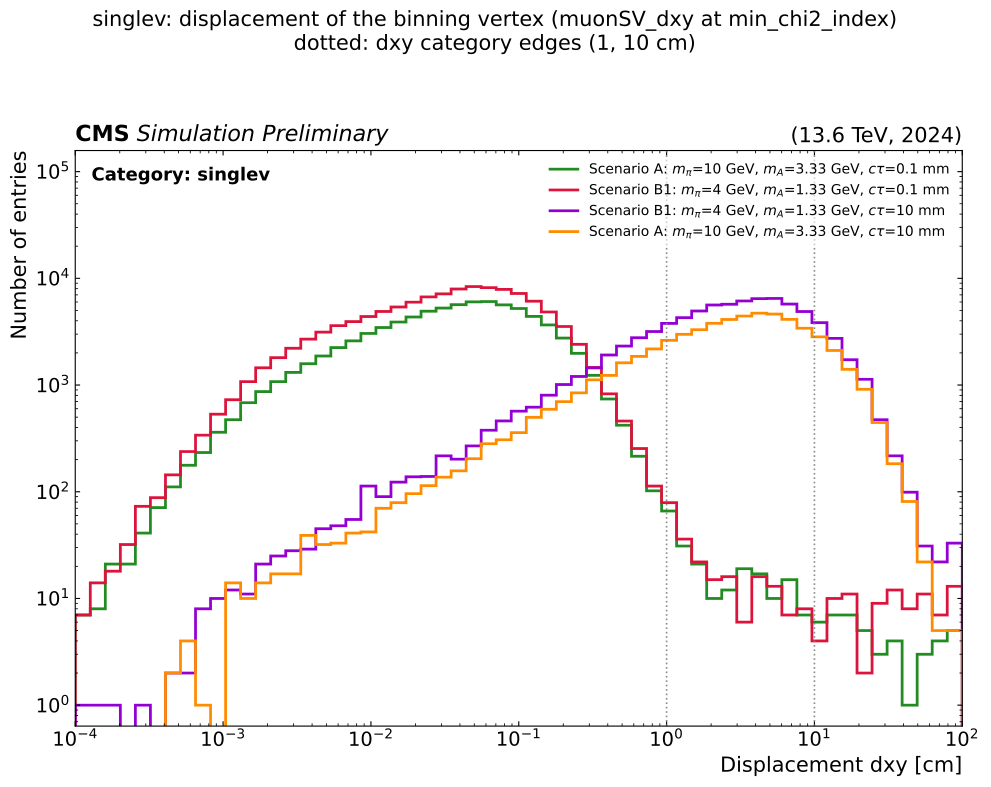

Here is the Python script that generated this plot:
#!/usr/bin/env python3
"""Per-category displacement distributions -- singlev, quadv, multiv (SIGNAL ONLY).

The three analysis groups, each binned on the displacement of its OWN vertex:

  * singlev / multiv : muonSV_dxy at min_chi2_index, exactly as config/legacy_2018.py
    bins them (a single lowest-chi2 neutral dimuon vertex -> singlev, cat_index == 0;
    two or more paired vertices -> multiv). Reproduced by _get_multivertices() /
    match_singlev_multiv(), a faithful port of get_multivertices() from
    modules/muonsv_selection.py.
  * quadv : fourmuonSV_dxy, the four-muon vertex's own displacement, for events with a
    valid "fourmuonSV + 2 consistent muonSV" configuration (ca.match_quadv). This is the
    variable the quadv category is defined on (config/run3_2024.py), so no comparison to
    the 2-muonSV midpoint is made here.

Only events passing the trigger + f_kin_or pre-selection (see compareCategoriesQuadv.py)
enter the plots. Formatting follows the CMS conventions -- see _tools/cmsstyle.py.

Each category gets its OWN set of three pages (the categories are NOT overlaid), nine
pages per PDF. Within a set the signal points are overlaid (colour = signal). Per category:

  * displacement, log x, log y
  * displacement, linear x (0 -- XMAX cm), log y
  * displacement split into two pointing-angle bins (< 0.2 and > 0.2), side by side,
    each with a per-(signal, dxy-bin) counts table below.

Order: singlev set, then quadv set, then multiv set.

THREE PDFs are written from a single read of each signal, differing in the dimuon
opening-angle requirement on the binning vertex:
  * compareCategories_DeltaRinclusive.pdf -- no dR cut
  * compareCategories_DeltaRCut.pdf        -- dR(mu,mu) < 1.2 (the framework's requirement)
  * compareCategories_DeltaRComparison.pdf -- both overlaid, inclusive solid / cut dashed;
    its tables give both counts per cell as "N(incl) | N(<1.2)".
Each page's info legend and title state the dR selection.

Run after sourcing setup.sh:
    python _tools/compareCategories.py [--output path.pdf] [--n-signal N] [--test]

--test reads only 1 file per signal point for a quick debug pass.
"""

import argparse
import os
import sys
import numpy as np
import matplotlib
matplotlib.use("Agg")
import matplotlib.pyplot as plt
from matplotlib.backends.backend_pdf import PdfPages
from matplotlib.lines import Line2D

# reuse the quadv script's file discovery, reader (trigger + f_kin_or pre-selection),
# branch lists and quadv matcher, rather than duplicating them.
import compareCategoriesQuadv as ca
import cmsstyle as cms

XMAX        = 100.0        # cm, upper end of the displayed displacement range
DXY_EDGES   = (1.0, 10.0)  # dxy category boundaries [cm]: <1, 1-10, >10
PANGLE_EDGE = 0.2          # pointing-angle category boundary [rad]
NOCUT       = 1e9          # dr_max value that effectively disables the dR requirement

# describes the current PDF's dR selection; set by main() before writing each PDF, and
# appended to every page title so the two output files are unambiguous
DR_NOTE = ""

# muonSV_pAngle is needed for the singlev/multiv split; the quadv script does not read it
SV_EXTRA_BRANCHES = ["muonSV_pAngle"]

# Signal points, ordered as requested: both Scenario A points (increasing lifetime),
# then both Scenario B1 points (increasing lifetime). "tag" (used in the tables) writes
# the scenario as "scA"/"scB1".
def _sig(dirname, label, color, tag):
    return {"dir": dirname + "_TuneCP5_13p6TeV_powheg-pythia8",
            "label": label, "color": color, "tag": tag}

SIGNALS = [
    _sig("GluGluHToDarkShowers-ScenarioA_Par-ctau-0p1-mA-3p33-mpi-10",
         r"Scenario A: $m_\pi$=10 GeV, $m_A$=3.33 GeV, $c\tau$=0.1 mm",
         "forestgreen", r"scA c$\tau$=0.1"),
    _sig("GluGluHToDarkShowers-ScenarioA_Par-ctau-10-mA-3p33-mpi-10",
         r"Scenario A: $m_\pi$=10 GeV, $m_A$=3.33 GeV, $c\tau$=10 mm",
         "darkorange", r"scA c$\tau$=10"),
    _sig("GluGluHToDarkShowers-ScenarioB1_Par-ctau-0p1-mA-1p33-mpi-4",
         r"Scenario B1: $m_\pi$=4 GeV, $m_A$=1.33 GeV, $c\tau$=0.1 mm",
         "crimson", r"scB1 c$\tau$=0.1"),
    _sig("GluGluHToDarkShowers-ScenarioB1_Par-ctau-10-mA-1p33-mpi-4",
         r"Scenario B1: $m_\pi$=4 GeV, $m_A$=1.33 GeV, $c\tau$=10 mm",
         "darkviolet", r"scB1 c$\tau$=10"),
]
for _s in SIGNALS:
    _s["path"] = f"{ca.BASE}/{_s['dir']}"

# the three categories, in display order (each gets its own set of pages)
CATEGORIES = ["singlev", "quadv", "multiv"]

# legend/title text for the dR-selection variants (used in the comparison set)
DR_INCL_LABEL = r"$\Delta R$ inclusive"
DR_CUT_LABEL  = r"$\Delta R < 1.2$"


def log(msg, **kwargs):
    print(msg, flush=True, **kwargs)


# ----------------------------------------------------------------------------
# category matching
# ----------------------------------------------------------------------------
def _get_multivertices(mass, chi2, m1eta, m1phi, m2eta, m2phi, i1, i2, dr_max=1.2):
    """Python port of get_multivertices() from modules/muonsv_selection.py, run over the
    NEUTRAL muonSV subset exactly as the framework does. Returns (chi2s, indexes) of the
    selected vertices, positions being WITHIN the subset passed in.

    Pairs of quality muonSVs (chi2 < 10, eta != 0, dR < dr_max) whose masses agree to 3
    sigma (sigma = 1% of the mass) and which share no muon are kept; where two pairs share
    a vertex, the one whose OTHER vertex has the larger chi2 is dropped. If nothing pairs
    up, the single lowest-chi2 quality vertex is kept -- that is the singlev case.

    *dr_max* is the framework's 1.2 by default; pass NOCUT to disable the dR requirement
    (everything else -- chi2, eta, mass window, muon sharing -- is unchanged).

    NOTE: the C++ inner loop tests the dR of imuonSV again instead of imuonSV1 (a
    copy-paste slip). It is reproduced here on purpose: this script exists to describe what
    the framework actually selects, so it must match warts and all.
    """
    n = len(chi2)

    def quality(i):
        return (chi2[i] <= 10 and m1eta[i] != 0 and m2eta[i] != 0
                and ca._deltaR(m1eta[i], m1phi[i], m2eta[i], m2phi[i]) <= dr_max)

    pairs = []
    for a in range(max(n - 1, 0)):
        if not quality(a):
            continue
        for b in range(a + 1, n):
            # the framework re-tests `a`'s dR here, not `b`'s -- mirrored deliberately
            if (chi2[b] > 10 or m1eta[b] == 0 or m2eta[b] == 0
                    or ca._deltaR(m1eta[a], m1phi[a], m2eta[a], m2phi[a]) > dr_max):
                continue
            if mass[a] <= 0:
                continue
            if abs(mass[a] - mass[b]) / mass[a] >= 3 * 0.01:
                continue
            if len({i1[a], i2[a], i1[b], i2[b]}) == 4:
                pairs.append((a, b))

    # cleaning: two pairs sharing a vertex -> drop the one whose other vertex has larger chi2
    valid = [True] * len(pairs)
    for p in range(max(len(pairs) - 1, 0)):
        if not valid[p]:
            continue
        for q in range(p + 1, len(pairs)):
            if not valid[q]:
                continue
            if pairs[p][0] == pairs[q][0]:
                if chi2[pairs[p][1]] > chi2[pairs[q][1]]:
                    valid[p] = False
                    break
                valid[q] = False
            elif pairs[p][1] == pairs[q][1]:
                if chi2[pairs[p][0]] > chi2[pairs[q][0]]:
                    valid[p] = False
                    break
                valid[q] = False

    indexes, chi2s = [], []
    for p, ok in enumerate(valid):
        if not ok:
            continue
        for idx in pairs[p]:
            if idx not in indexes:
                indexes.append(idx)
                chi2s.append(chi2[idx])

    if not indexes:
        # nothing paired up: keep the single lowest-chi2 quality vertex (the singlev case)
        cand = [i for i in range(n) if quality(i)]
        if cand:
            best = min(cand, key=lambda i: chi2[i])
            indexes.append(best)
            chi2s.append(chi2[best])
    return chi2s, indexes


def match_singlev_multiv(data, label, dr_max=1.2):
    """Reproduce the framework's singlev/multiv split and return, per event, the dxy and
    pAngle of the binning vertex -- muonSV_{dxy,pAngle}.at(min_chi2_index), exactly as
    config/legacy_2018.py's categories use them. *dr_max* gates the dimuon opening angle
    (1.2 = framework; NOCUT = no dR requirement).

    Returns {"singlev": (dxy, pAngle), "multiv": (dxy, pAngle)} as numpy arrays.
    cat_index == 0 -> singlev, != 0 -> multiv (the same rule as the config).
    """
    import awkward as ak
    chg = ak.to_list(data["muonSV_charge"])
    mass = ak.to_list(data["muonSV_mass"]);  chi2 = ak.to_list(data["muonSV_chi2"])
    m1e = ak.to_list(data["muonSV_mu1eta"]); m1p = ak.to_list(data["muonSV_mu1phi"])
    m2e = ak.to_list(data["muonSV_mu2eta"]); m2p = ak.to_list(data["muonSV_mu2phi"])
    i1 = ak.to_list(data["muonSV_mu1index"]); i2 = ak.to_list(data["muonSV_mu2index"])
    dxy = ak.to_list(data["muonSV_dxy"]);    pa = ak.to_list(data["muonSV_pAngle"])

    out = {"singlev": ([], []), "multiv": ([], [])}
    for e in range(len(chg)):
        # the framework runs get_multivertices over the NEUTRAL subset, then remaps the
        # resulting positions back onto the full muonSV collection
        keep = [k for k in range(len(chg[e])) if chg[e][k] == 0]
        if not keep:
            continue
        sub = lambda v: [v[e][k] for k in keep]
        chi2s, idxs = _get_multivertices(sub(mass), sub(chi2), sub(m1e), sub(m1p),
                                         sub(m2e), sub(m2p), sub(i1), sub(i2), dr_max=dr_max)
        if not idxs:
            continue
        cat_index = len(idxs) // 2                    # int(mass_multivertices.size() / 2)
        best = keep[idxs[int(np.argmin(chi2s))]]      # min_chi2_index, remapped to full
        # single_sel additionally demands both muon etas be non-zero at that vertex
        if m1e[e][best] == 0 or m2e[e][best] == 0:
            continue
        key = "singlev" if cat_index == 0 else "multiv"
        out[key][0].append(dxy[e][best])
        out[key][1].append(pa[e][best])

    res = {k: (np.array(v[0], dtype=float), np.array(v[1], dtype=float))
           for k, v in out.items()}
    tag = "dR<1.2" if dr_max < 100 else "no dR cut"
    log(f"  [{label}] [{tag}] singlev: {len(res['singlev'][0]):,} events, "
        f"multiv: {len(res['multiv'][0]):,} events")
    return res


def match_categories(data, label, dr_max=1.2):
    """Return {cat: (dxy, pAngle)} for singlev, quadv and multiv, as numpy arrays.

    singlev/multiv use muonSV_{dxy,pAngle} at min_chi2_index; quadv uses the selected
    fourmuonSV's own fourmuonSV_{dxy,pAngle}. *dr_max* gates the dimuon opening angle in
    all three (1.2 = framework; NOCUT = no dR requirement). For quadv it is applied by
    temporarily overriding ca.DR_MAX, which ca.match_quadv reads."""
    import awkward as ak
    sv = match_singlev_multiv(data, label, dr_max=dr_max)

    saved = ca.DR_MAX
    ca.DR_MAX = dr_max
    try:
        matches = ca.match_quadv(data, label)
    finally:
        ca.DR_MAX = saved
    fdxy = ak.to_list(data["fourmuonSV_dxy"])
    fpa  = ak.to_list(data["fourmuonSV_pAngle"])
    qdxy = np.array([fdxy[m["evt"]][m["fourmu"]] for m in matches], dtype=float)
    qpa  = np.array([fpa[m["evt"]][m["fourmu"]] for m in matches], dtype=float)

    return {"singlev": sv["singlev"], "quadv": (qdxy, qpa), "multiv": sv["multiv"]}


def read_both_variants(urls, label):
    """Read a signal ONCE and return (no_cut, with_cut) category dicts, so the two PDFs
    do not double the (network-bound) reading."""
    empty = {c: (np.array([]), np.array([])) for c in CATEGORIES}
    data = ca.read_branches(urls, ca.FOURMU_BRANCHES + ca.MUONSV_BRANCHES
                            + SV_EXTRA_BRANCHES, label)
    if data is None:
        log(f"  [warn] {label}: no readable files", file=sys.stderr)
        return empty, empty
    return match_categories(data, label, dr_max=NOCUT), \
           match_categories(data, label, dr_max=1.2)


# ----------------------------------------------------------------------------
# plotting -- each category (singlev / quadv / multiv) gets its OWN set of pages
# (the categories are NOT overlaid); a set is one category with the signal points
# overlaid. Three PDFs are written: DeltaR-inclusive, DeltaR<1.2, and a comparison
# overlaying the two (inclusive solid, cut dashed).
# ----------------------------------------------------------------------------
# what displacement each category is binned on, for the page titles
CAT_VAR = {"singlev": "muonSV_dxy at min_chi2_index",
           "quadv":   "fourmuonSV_dxy",
           "multiv":  "muonSV_dxy at min_chi2_index"}


def _draw_curves(ax, sig_cats, cat, bins, sel, ls):
    """Draw one displacement curve per signal (colour = signal, line style = *ls*)."""
    for sig, cats in sig_cats:
        dxy, pa = cats[cat]
        v = dxy if sel is None else dxy[sel(pa)]
        if len(v) == 0:
            continue
        counts, edges = np.histogram(v, bins=bins)
        ax.stairs(counts, edges, color=sig["color"], lw=2, ls=ls)


def _finish_panel(ax, bins, logx, frac):
    """Category edges, log scales, axis titles, CMS decorations, headroom."""
    for edge in DXY_EDGES:
        ax.axvline(edge, color="grey", ls=":", lw=1.2, alpha=0.9)
    if logx:
        ax.set_xscale("log")
    ax.set_yscale("log")
    ax.set_xlim(bins[0], bins[-1])
    ax.set_xlabel("Displacement dxy [cm]", fontsize=cms.FS_LABEL)
    ax.set_ylabel("Number of entries", fontsize=cms.FS_LABEL)
    cms.cms_axes(ax, fontsize=cms.FS_AXES)
    cms.extend_log_top(ax, frac)


def _dxy_bins(logx):
    return (np.logspace(-4, np.log10(XMAX), 60) if logx else np.linspace(0, XMAX, 60))


# ---- legends ---------------------------------------------------------------
def _sig_handles(sig_cats):
    return ([Line2D([], [], color=s["color"], lw=2) for s, _ in sig_cats],
            [s["label"] for s, _ in sig_cats])


def _cat_legend(ax, sig_cats, fontsize=None):
    """One frameless legend: the signal points. Smaller than the other legends -- the
    signal labels are long, so a big font here crowds the plot."""
    fontsize = cms.FS_LEGEND - 3 if fontsize is None else fontsize
    handles, labels = _sig_handles(sig_cats)
    ax.legend(handles=handles, labels=labels, fontsize=fontsize, loc="upper right",
              **cms.LEGEND_KW)


def _cmp_legend(ax, sig_cats, fontsize=None):
    """Signal points, a blank spacer row, then the solid/dashed dR-selection key."""
    fontsize = cms.FS_LEGEND - 3 if fontsize is None else fontsize
    handles, labels = _sig_handles(sig_cats)
    bh, bl = cms.blank_entry()
    handles.append(bh)
    labels.append(bl)
    handles += [Line2D([], [], color="black", lw=2, ls="-"),
                Line2D([], [], color="black", lw=2, ls="--")]
    labels  += [f"{DR_INCL_LABEL} (solid)", f"{DR_CUT_LABEL} (dashed)"]
    ax.legend(handles=handles, labels=labels, fontsize=fontsize, loc="upper right",
              **cms.LEGEND_KW)


def _cat_info(ax, lines, fontsize=None):
    """info legend with the leading "Category: ..." line in bold."""
    fontsize = cms.FS_LEGEND if fontsize is None else fontsize
    leg = cms.info_legend(ax, lines, fontsize=fontsize)
    if leg is not None:
        leg.get_texts()[0].set_fontweight("bold")   # the "Category:" line
    return leg


# ---- tables ----------------------------------------------------------------
def _dxy_cat_counts(dxy):
    """Entries per dxy category [<1, 1-10, >10] plus total."""
    dxy = np.asarray(dxy)
    return [int(np.sum(dxy < DXY_EDGES[0])),
            int(np.sum((dxy >= DXY_EDGES[0]) & (dxy < DXY_EDGES[1]))),
            int(np.sum(dxy >= DXY_EDGES[1])),
            int(len(dxy))]


_COL_LABELS = [r"dxy$<$1", "1--10", r"dxy$>$10", "Total"]


def _cat_table(ax, sig_cats, cat, sel):
    """Counts per signal x dxy bin for ONE category, events passing *sel*."""
    ax.axis("off")
    rows, cells, row_colors = [], [], []
    for sig, cats in sig_cats:
        dxy, pa = cats[cat]
        rows.append(sig["tag"])
        cells.append([f"{x:,}" for x in _dxy_cat_counts(dxy[sel(pa)])])
        row_colors.append(sig["color"])
    tbl = ax.table(cellText=cells, rowLabels=rows, colLabels=_COL_LABELS,
                   cellLoc="center", rowLoc="center", bbox=[0.35, 0.0, 0.6, 1.0])
    tbl.auto_set_font_size(False)
    tbl.set_fontsize(8)
    for r, col in enumerate(row_colors):
        tbl[(r + 1, -1)].get_text().set_color(col)


def _cmp_table(ax, nocut_cats, cut_cats, cat, sel):
    """Counts per signal x dxy bin with BOTH selections in each cell, as
    'N(DeltaR incl.) | N(DeltaR<1.2)'. A small note above explains the format."""
    ax.axis("off")
    ax.text(0.5, 1.02, r"cell: N($\Delta R$ inclusive)  |  N($\Delta R < 1.2$)",
            transform=ax.transAxes, ha="center", va="bottom", fontsize=8, style="italic")
    rows, cells, row_colors = [], [], []
    for (sig, nc), (_, cc) in zip(nocut_cats, cut_cats):
        ndxy, npa = nc[cat]
        cdxy, cpa = cc[cat]
        ni = _dxy_cat_counts(ndxy[sel(npa)])
        ci = _dxy_cat_counts(cdxy[sel(cpa)])
        rows.append(sig["tag"])
        cells.append([f"{ni[k]:,} | {ci[k]:,}" for k in range(4)])
        row_colors.append(sig["color"])
    tbl = ax.table(cellText=cells, rowLabels=rows, colLabels=_COL_LABELS,
                   cellLoc="center", rowLoc="center", bbox=[0.28, 0.0, 0.70, 0.88])
    tbl.auto_set_font_size(False)
    tbl.set_fontsize(7)
    for r, col in enumerate(row_colors):
        tbl[(r + 1, -1)].get_text().set_color(col)


# ---- pages -----------------------------------------------------------------
def _title(cat, dr_label, extra=""):
    return (f"{cat}: displacement of the binning vertex ({CAT_VAR[cat]}){extra}\n"
            f"{dr_label};   dotted: dxy category edges (1, 10 cm)")


_SPLITS = [(r"Pointing angle $<$ %.1f" % PANGLE_EDGE, lambda pa: pa < PANGLE_EDGE),
           (r"Pointing angle $>$ %.1f" % PANGLE_EDGE, lambda pa: pa >= PANGLE_EDGE)]


# --- single-variant pages (one dR selection) --------------------------------
def _page_dxy(sig_cats, cat, logx, dr_label):
    fig, ax = plt.subplots(figsize=(10, 8))
    bins = _dxy_bins(logx)
    _draw_curves(ax, sig_cats, cat, bins, None, "-")
    _finish_panel(ax, bins, logx, 0.80)
    _cat_legend(ax, sig_cats)
    _cat_info(ax, [f"Category: {cat}", dr_label])
    fig.suptitle(_title(cat, dr_label), fontsize=cms.FS_TITLE)
    fig.tight_layout(rect=[0, 0, 1, 0.93])
    return fig


def _page_pangle_split(sig_cats, cat, dr_label):
    fig = plt.figure(figsize=(16, 9))
    gs = fig.add_gridspec(2, 2, height_ratios=[3, 1.3], hspace=0.32, wspace=0.18)
    bins = _dxy_bins(True)
    for col, (ptitle, sel) in enumerate(_SPLITS):
        ax = fig.add_subplot(gs[0, col])
        _draw_curves(ax, sig_cats, cat, bins, sel, "-")
        _finish_panel(ax, bins, True, 0.75)   # 5% less tall, to clear the legend
        _cat_legend(ax, sig_cats, fontsize=9)
        _cat_info(ax, [f"Category: {cat}", dr_label, ptitle], fontsize=11)
        _cat_table(fig.add_subplot(gs[1, col]), sig_cats, cat, sel)
    fig.suptitle(_title(cat, dr_label, ", split by pointing angle"), fontsize=cms.FS_TITLE)
    fig.tight_layout(rect=[0, 0, 1, 0.93])
    return fig


# --- comparison pages (both dR selections overlaid) -------------------------
_CMP_LABEL = f"{DR_INCL_LABEL} (solid) vs {DR_CUT_LABEL} (dashed)"


def _page_cmp_dxy(nocut_cats, cut_cats, cat, logx):
    fig, ax = plt.subplots(figsize=(10, 8))
    bins = _dxy_bins(logx)
    _draw_curves(ax, nocut_cats, cat, bins, None, "-")
    _draw_curves(ax, cut_cats,   cat, bins, None, "--")
    _finish_panel(ax, bins, logx, 0.80)
    _cmp_legend(ax, nocut_cats)
    _cat_info(ax, [f"Category: {cat}"])
    fig.suptitle(_title(cat, _CMP_LABEL), fontsize=cms.FS_TITLE)
    fig.tight_layout(rect=[0, 0, 1, 0.93])
    return fig


def _page_cmp_pangle_split(nocut_cats, cut_cats, cat):
    fig = plt.figure(figsize=(16, 9))
    gs = fig.add_gridspec(2, 2, height_ratios=[3, 1.45], hspace=0.40, wspace=0.18)
    bins = _dxy_bins(True)
    for col, (ptitle, sel) in enumerate(_SPLITS):
        ax = fig.add_subplot(gs[0, col])
        _draw_curves(ax, nocut_cats, cat, bins, sel, "-")
        _draw_curves(ax, cut_cats,   cat, bins, sel, "--")
        _finish_panel(ax, bins, True, 0.75)
        _cmp_legend(ax, nocut_cats, fontsize=8)
        _cat_info(ax, [f"Category: {cat}", ptitle], fontsize=11)
        _cmp_table(fig.add_subplot(gs[1, col]), nocut_cats, cut_cats, cat, sel)
    fig.suptitle(_title(cat, _CMP_LABEL, ", split by pointing angle"), fontsize=cms.FS_TITLE)
    fig.tight_layout(rect=[0, 0, 1, 0.93])
    return fig


# ----------------------------------------------------------------------------
def _write_single(out, sig_cats, dr_label):
    log(f"\n=== Writing {out}  ({dr_label}) ===")
    page = 0
    with PdfPages(out) as pdf:
        for cat in CATEGORIES:
            for fig in (_page_dxy(sig_cats, cat, True, dr_label),
                        _page_dxy(sig_cats, cat, False, dr_label),
                        _page_pangle_split(sig_cats, cat, dr_label)):
                page += 1
                pdf.savefig(fig, bbox_inches="tight")
                plt.close("all")
    log(f"Saved: {out} ({page} pages)")


def _write_comparison(out, nocut_cats, cut_cats):
    log(f"\n=== Writing {out}  (DeltaR inclusive vs < 1.2) ===")
    page = 0
    with PdfPages(out) as pdf:
        for cat in CATEGORIES:
            for fig in (_page_cmp_dxy(nocut_cats, cut_cats, cat, True),
                        _page_cmp_dxy(nocut_cats, cut_cats, cat, False),
                        _page_cmp_pangle_split(nocut_cats, cut_cats, cat)):
                page += 1
                pdf.savefig(fig, bbox_inches="tight")
                plt.close("all")
    log(f"Saved: {out} ({page} pages)")


def main():
    parser = argparse.ArgumentParser(
        description="Per-category (singlev/quadv/multiv) displacement, signal only")
    parser.add_argument("--output", default="compareCategories.pdf",
                        help="Base name; three PDFs are written: <base>_DeltaRinclusive.pdf,"
                             " <base>_DeltaRCut.pdf, <base>_DeltaRComparison.pdf")
    parser.add_argument("--n-signal", type=int, default=ca.N_SIGNAL_FILES,
                        help=f"Signal files per point (default: {ca.N_SIGNAL_FILES})")
    parser.add_argument("--test", action="store_true",
                        help="Quick check: read only 1 file per signal point")
    args = parser.parse_args()

    if args.test:
        log("[TEST MODE] reading only 1 file per signal point")
    n_sig = 1 if args.test else args.n_signal

    # read each signal once; keep both dR variants
    nocut_cats, cut_cats = [], []
    n_read, n_avail = 0, 0
    for sig in SIGNALS:
        log(f"\n=== {sig['dir']} (taking {n_sig} files) ===")
        all_urls = ca.list_root_files(sig["path"])
        urls = all_urls[:n_sig]
        n_avail += len(all_urls)
        n_read += len(urls)
        if not urls:
            log(f"  [warn] no files for {sig['dir']}", file=sys.stderr)
            continue
        nocut, cut = read_both_variants(urls, sig["label"])
        nocut_cats.append((sig, nocut))
        cut_cats.append((sig, cut))

    if not nocut_cats:
        log("ERROR: no signal data to plot", file=sys.stderr)
        sys.exit(1)

    cms.set_sample_files(n_read, n_avail)
    if cms.is_partial():
        log(f"\n  PARTIAL SAMPLE: {n_read} of {n_avail} files "
            f"({100 * cms.sample_fraction():.1f}%) -- every plot is labelled as such")
    else:
        log(f"\n  full sample: all {n_avail} files read")

    base = args.output[:-4] if args.output.endswith(".pdf") else args.output
    _write_single(base + "_DeltaRinclusive.pdf", nocut_cats, DR_INCL_LABEL)
    _write_single(base + "_DeltaRCut.pdf",        cut_cats,   DR_CUT_LABEL)
    _write_comparison(base + "_DeltaRComparison.pdf", nocut_cats, cut_cats)


if __name__ == "__main__":
    main()
